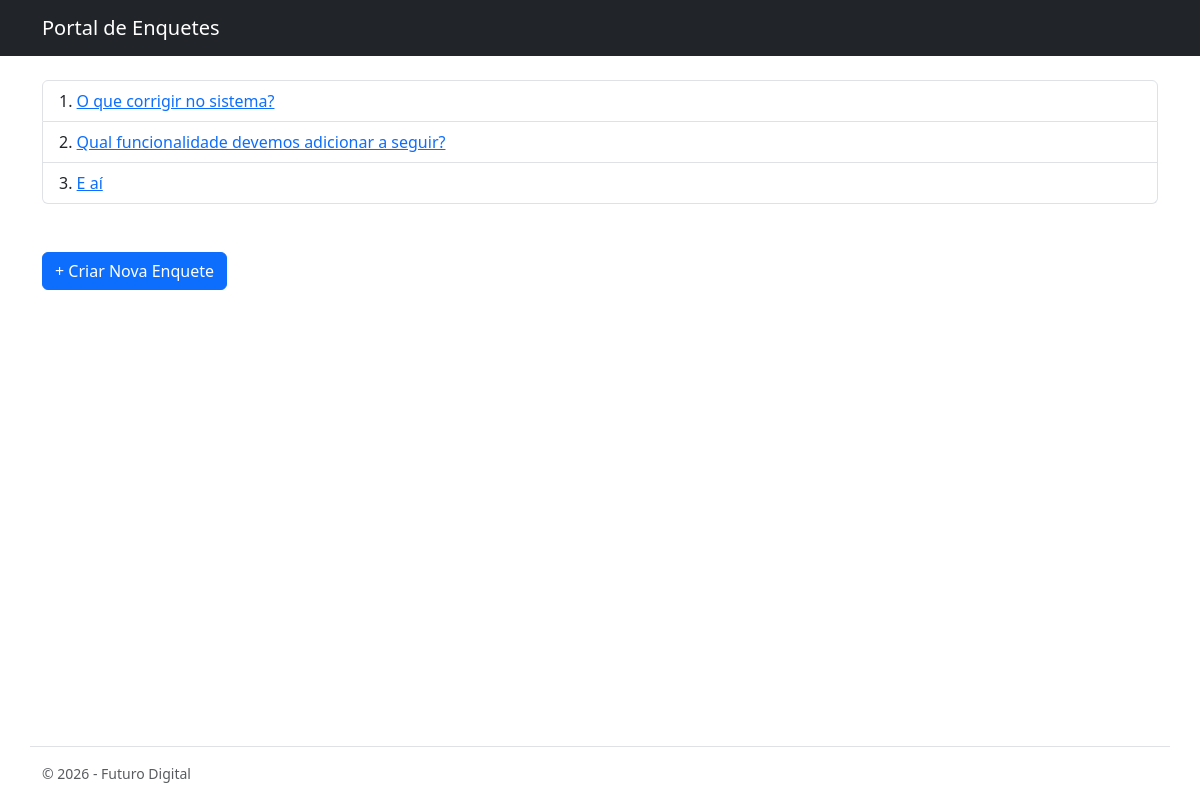
The page / on the database its author committed.
### enquetes/models.py (models this page shows, shortened)
class Questao(models.Model):
    descricao = models.CharField(max_length=200)
    data_pub = models.DateTimeField("Data de publicação")
    class Meta:
        verbose_name = "Questão"
        verbose_name_plural = "Questões"

### enquetes/views.py (the view)
# urls.py: path('', views.index, name='index'),
def index(request):
    lista_questoes_recentes = Questao.objects.order_by("-data_pub")[:5]
    contexto = {"lista_questoes_recentes":lista_questoes_recentes}
    return render(request, 'enquetes/index.html', contexto)

### enquetes/templates/enquetes/index.html
{% extends "enquetes/base.html" %}
{% block content %}
    {% if lista_questoes_recentes %}
        <ol class="list-group list-group-numbered">
            {% for questao in lista_questoes_recentes %}
            <li class="list-group-item">
                <a href="{% url "enquetes:detalhe" questao.id %}">{{ questao.descricao }}</a>
            </li>
            {% endfor %}
        </ol>
    {% else %}
        <p>Nenhuma enquete disponível ainda.</p>
    {% endif %}
    <a href="{% url 'enquetes:nova_enquete' %}" class="btn btn-primary mt-5">+ Criar Nova Enquete</a>
{% endblock %}

### rows shown on the page
Questao: descricao "O que corrigir no sistema?"
Questao: descricao "Qual funcionalidade devemos adicionar a seguir?"
Questao: descricao "E aí"
